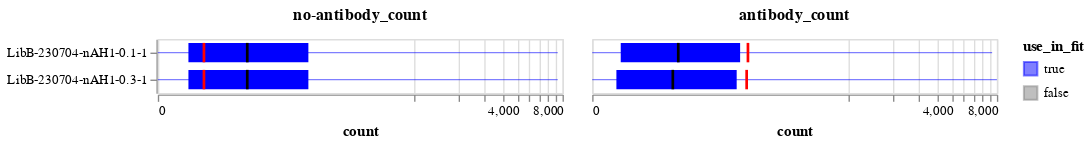

The cell this chart's notebook holds for it:
### Markdown cell above
Now plot the distribution of no-antibody and antibody counts versus the thresholds.
Recall we keep variants that meet **either** threshold, and in an ideal experiment all variants would meet the no-antibody threshold but we may expect only a small fraction (true escape mutations) to meet the antibody threshold.

In the plots below, the bars span the interquartile range, the lines go from min to max, the dark black line is the median, and the red line is the threshold for counts to be retained (a variant only needs to meet one threshold).

### Code cell
count_summary = (
    prob_escape.melt(
        id_vars=["sample", "concentration", "use_in_fit"],
        value_vars=["antibody_count", "no-antibody_count"],
        var_name="count_type",
        value_name="count",
    )
    .groupby(["sample", "concentration", "use_in_fit", "count_type"], as_index=False)
    .aggregate(
        median=pd.NamedAgg("count", "median"),
        q1=pd.NamedAgg("count", lambda s: s.quantile(0.25)),
        q3=pd.NamedAgg("count", lambda s: s.quantile(0.75)),
        min=pd.NamedAgg("count", "min"),
        max=pd.NamedAgg("count", "max"),
    )
    .merge(
        min_counts.rename(
            columns={
                "min_antibody_count": "antibody_count",
                "min_no_antibody_count": "no-antibody_count",
            }
        ).melt(id_vars="sample", var_name="count_type", value_name="threshold"),
        on=["sample", "count_type"],
        validate="one_to_one",
    )
)

base_chart = alt.Chart(count_summary).encode(
    y=alt.Y("sample", title=None, sort=alt.SortField("concentration")),
    tooltip=count_summary.columns.tolist(),
    color=alt.Color(
        "use_in_fit",
        scale=alt.Scale(domain=[True, False], range=["blue", "gray"]),
    ),
)

quantile_bar = base_chart.encode(
    x=alt.X(
        "q1",
        scale=alt.Scale(type="symlog", constant=20),
        axis=alt.Axis(labelOverlap=True),
        title="count",
    ),
    x2="q3",
).mark_bar(color="blue", height={"band": 0.8})

range_line = base_chart.encode(x="min", x2="max").mark_rule(color="blue", opacity=0.5)

median_line = base_chart.encode(
    x="median", x2="median", color=alt.value("black")
).mark_bar(xOffset=1, x2Offset=-1, height={"band": 0.8})

threshold_line = base_chart.encode(
    x="threshold", x2="threshold", color=alt.value("red")
).mark_bar(xOffset=1, x2Offset=-1, height={"band": 0.8})

count_summary_chart = (quantile_bar + range_line + median_line + threshold_line).facet(
    column=alt.Column(
        "count_type",
        title=None,
        sort="descending",
        header=alt.Header(labelFontWeight="bold", labelFontSize=12),
    ),
)

count_summary_chart

### Figure 1 — Vega-Lite specification as saved in the notebook (floating-point values rounded to 4 significant figures)
{"config": {"view": {"continuousWidth": 300, "continuousHeight": 300}}, "data": {"name": "data-4ddfb5118000813b1f8ae33163caf89a"}, "facet": {"column": {"field": "count_type", "header": {"labelFontSize": 12, "labelFontWeight": "bold"}, "sort": "descending", "title": null, "type": "nominal"}}, "spec": {"layer": [{"mark": {"type": "bar", "color": "blue", "height": {"band": 0.8}}, "encoding": {"color": {"field": "use_in_fit", "scale": {"domain": [true, false], "range": ["blue", "gray"]}, "type": "nominal"}, "tooltip": [{"field": "sample", "type": "nominal"}, {"field": "concentration", "type": "quantitative"}, {"field": "use_in_fit", "type": "nominal"}, {"field": "count_type", "type": "nominal"}, {"field": "median", "type": "quantitative"}, {"field": "q1", "type": "quantitative"}, {"field": "q3", "type": "quantitative"}, {"field": "min", "type": "quantitative"}, {"field": "max", "type": "quantitative"}, {"field": "threshold", "type": "quantitative"}], "x": {"axis": {"labelOverlap": true}, "field": "q1", "scale": {"constant": 20, "type": "symlog"}, "title": "count", "type": "quantitative"}, "x2": {"field": "q3"}, "y": {"field": "sample", "sort": {"field": "concentration"}, "title": null, "type": "nominal"}}}, {"mark": {"type": "rule", "color": "blue", "opacity": 0.5}, "encoding": {"color": {"field": "use_in_fit", "scale": {"domain": [true, false], "range": ["blue", "gray"]}, "type": "nominal"}, "tooltip": [{"field": "sample", "type": "nominal"}, {"field": "concentration", "type": "quantitative"}, {"field": "use_in_fit", "type": "nominal"}, {"field": "count_type", "type": "nominal"}, {"field": "median", "type": "quantitative"}, {"field": "q1", "type": "quantitative"}, {"field": "q3", "type": "quantitative"}, {"field": "min", "type": "quantitative"}, {"field": "max", "type": "quantitative"}, {"field": "threshold", "type": "quantitative"}], "x": {"field": "min", "type": "quantitative"}, "x2": {"field": "max"}, "y": {"field": "sample", "sort": {"field": "concentration"}, "title": null, "type": "nominal"}}}, {"mark": {"type": "bar", "height": {"band": 0.8}, "x2Offset": -1, "xOffset": 1}, "encoding": {"color": {"value": "black"}, "tooltip": [{"field": "sample", "type": "nominal"}, {"field": "concentration", "type": "quantitative"}, {"field": "use_in_fit", "type": "nominal"}, {"field": "count_type", "type": "nominal"}, {"field": "median", "type": "quantitative"}, {"field": "q1", "type": "quantitative"}, {"field": "q3", "type": "quantitative"}, {"field": "min", "type": "quantitative"}, {"field": "max", "type": "quantitative"}, {"field": "threshold", "type": "quantitative"}], "x": {"field": "median", "type": "quantitative"}, "x2": {"field": "median"}, "y": {"field": "sample", "sort": {"field": "concentration"}, "title": null, "type": "nominal"}}}, {"mark": {"type": "bar", "height": {"band": 0.8}, "x2Offset": -1, "xOffset": 1}, "encoding": {"color": {"value": "red"}, "tooltip": [{"field": "sample", "type": "nominal"}, {"field": "concentration", "type": "quantitative"}, {"field": "use_in_fit", "type": "nominal"}, {"field": "count_type", "type": "nominal"}, {"field": "median", "type": "quantitative"}, {"field": "q1", "type": "quantitative"}, {"field": "q3", "type": "quantitative"}, {"field": "min", "type": "quantitative"}, {"field": "max", "type": "quantitative"}, {"field": "threshold", "type": "quantitative"}], "x": {"field": "threshold", "type": "quantitative"}, "x2": {"field": "threshold"}, "y": {"field": "sample", "sort": {"field": "concentration"}, "title": null, "type": "nominal"}}}]}, "$schema": "https://vega.github.io/schema/vega-lite/v5.8.0.json", "datasets": {"data-4ddfb5118000813b1f8ae33163caf89a": [{"sample": "LibB-230704-nAH1-0.1-1", "concentration": 0.1, "use_in_fit": true, "count_type": "antibody_count", "median": 55.0, "q1": 11.0, "q3": 174.0, "min": 0, "max": 9291, "threshold": 198.8}, {"sample": "LibB-230704-nAH1-0.1-1", "concentration": 0.1, "use_in_fit": true, "count_type": "no-antibody_count", "median": 59.0, "q1": 12.0, "q3": 182.0, "min": 0, "max": 9284, "threshold": 20.62}, {"sample": "LibB-230704-nAH1-0.3-1", "concentration": 0.3, "use_in_fit": true, "count_type": "antibody_count", "median": 49.0, "q1": 9.0, "q3": 164.0, "min": 0, "max": 9999, "threshold": 194.5}, {"sample": "LibB-230704-nAH1-0.3-1", "concentration": 0.3, "use_in_fit": true, "count_type": "no-antibody_count", "median": 59.0, "q1": 12.0, "q3": 182.0, "min": 0, "max": 9284, "threshold": 20.62}]}}
